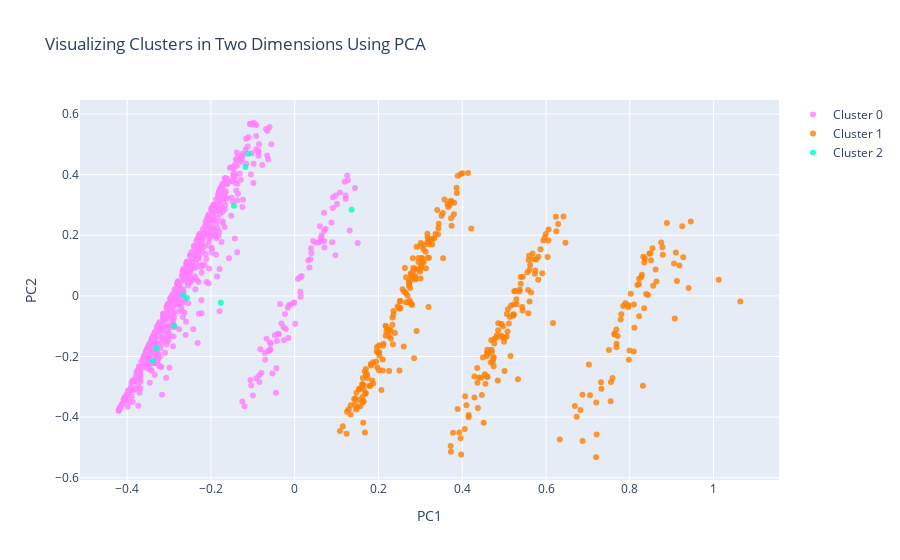

The notebook cell this image was saved under:
### Code cell
#Instructions for building the 2-D plot

#trace1 is for 'Cluster 0'
trace1 = go.Scatter(
                    x = cluster0["PC1_2d"],
                    y = cluster0["PC2_2d"],
                    mode = "markers",
                    name = "Cluster 0",
                    marker = dict(color = 'rgba(255, 128, 255, 0.8)'),
                    text = None)

#trace2 is for 'Cluster 1'
trace2 = go.Scatter(
                    x = cluster1["PC1_2d"],
                    y = cluster1["PC2_2d"],
                    mode = "markers",
                    name = "Cluster 1",
                    marker = dict(color = 'rgba(255, 128, 2, 0.8)'),
                    text = None)
#trace3 is for 'Cluster 2'
trace3 = go.Scatter(
                    x = cluster2["PC1_2d"],
                    y = cluster2["PC2_2d"],
                    mode = "markers",
                    name = "Cluster 2",
                    marker = dict(color = 'rgba(0, 255, 200, 0.8)'),
                    text = None)

data = [trace1, trace2, trace3]

title = "Visualizing Clusters in Two Dimensions Using PCA"

layout = dict(title = title,
              xaxis= dict(title= 'PC1',ticklen= 5,zeroline= False),
              yaxis= dict(title= 'PC2',ticklen= 5,zeroline= False)
             )
fig = dict(data = data, layout = layout)

iplot(fig)

### Figure 1 — Plotly figure (JSON) as saved in the notebook; plotly's stock layout.template omitted (floating-point values rounded to 4 significant figures; data arrays with more than 128 entries replaced by an {"elided": "..."} marker saying what was removed)
{"data": [{"marker": {"color": "rgba(255, 128, 255, 0.8)"}, "mode": "markers", "name": "Cluster 0", "type": "scatter", "x": {"elided": "650 float values"}, "y": {"elided": "650 float values"}}, {"marker": {"color": "rgba(255, 128, 2, 0.8)"}, "mode": "markers", "name": "Cluster 1", "type": "scatter", "x": {"elided": "340 float values"}, "y": {"elided": "340 float values"}}, {"marker": {"color": "rgba(0, 255, 200, 0.8)"}, "mode": "markers", "name": "Cluster 2", "type": "scatter", "x": [-0.1175, -0.2659, -0.3385, -0.1451, -0.3301, 0.1359, -0.2572, -0.2883, -0.1109, -0.1764], "y": [0.4256, 0.002971, -0.2145, 0.2971, -0.1731, 0.2843, -0.005854, -0.09843, 0.4687, -0.0227]}], "layout": {"title": {"text": "Visualizing Clusters in Two Dimensions Using PCA"}, "xaxis": {"ticklen": 5, "title": {"text": "PC1"}, "zeroline": false}, "yaxis": {"ticklen": 5, "title": {"text": "PC2"}, "zeroline": false}}}
